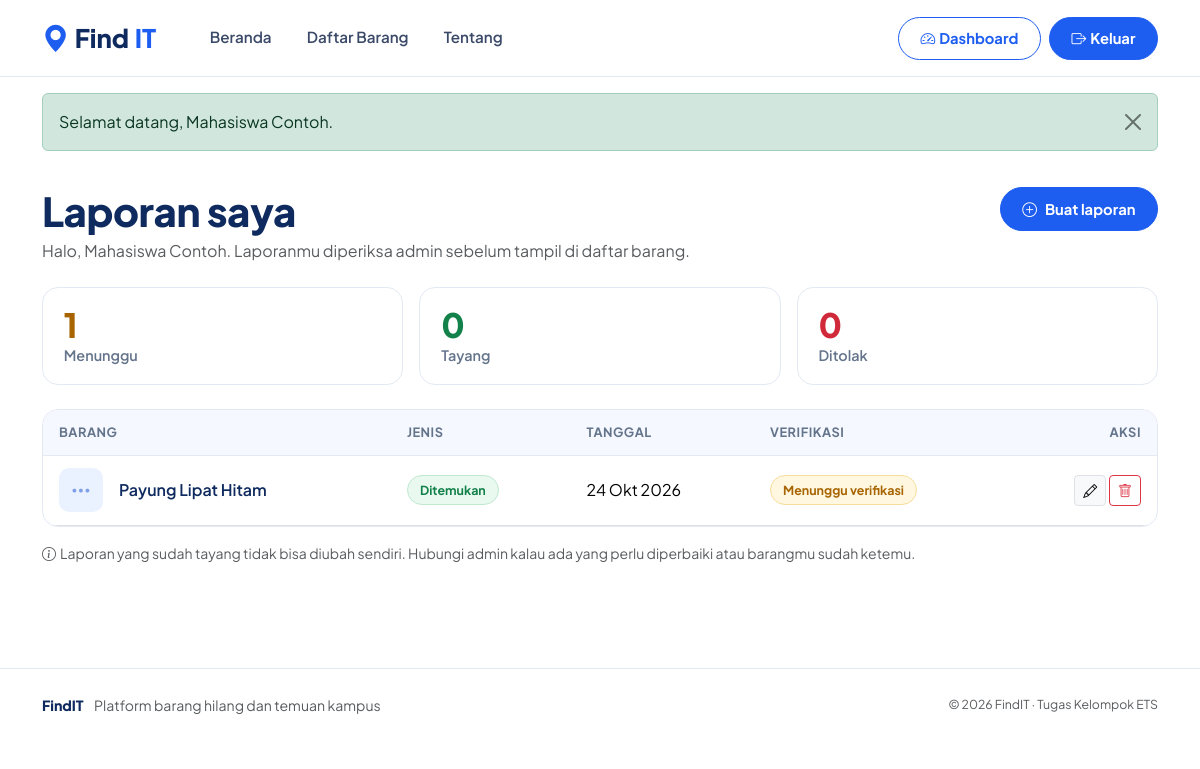
Page /user/dashboard.php (signed in) on the committed database.
### tables this page shows
CREATE TABLE barang (
  id INT AUTO_INCREMENT PRIMARY KEY,
  judul VARCHAR(150) NOT NULL,
  deskripsi TEXT,
  kategori_id INT NULL,
  lokasi VARCHAR(100),
  tanggal DATE,
  status ENUM('hilang','ditemukan','dikembalikan') NOT NULL DEFAULT 'hilang',
  verifikasi ENUM('pending','disetujui','ditolak') NOT NULL DEFAULT 'disetujui',
  catatan_admin VARCHAR(255) NULL,
  foto VARCHAR(255) NULL,
  kontak VARCHAR(100),
  created_by INT NULL,
  created_at TIMESTAMP NOT NULL DEFAULT CURRENT_TIMESTAMP,
  CONSTRAINT fk_barang_kategori FOREIGN KEY (kategori_id) REFERENCES kategori(id) ON DELETE SET NULL,
  CONSTRAINT fk_barang_user FOREIGN KEY (created_by) REFERENCES users(id) ON DELETE SET NULL
);

CREATE TABLE kategori (
  id INT AUTO_INCREMENT PRIMARY KEY,
  nama VARCHAR(50) NOT NULL
);

### includes/auth.php (called while the page is built, shortened)
<?php
require_once __DIR__ . '/../config/koneksi.php';
function user() { return $_SESSION['user'] ?? null; }

### config/koneksi.php (called while the page is built, shortened)
<?php
$DB_HOST = 'localhost';
$DB_USER = 'root';
$DB_PASS = '';
$DB_NAME = 'findit_db';
$conn = @mysqli_connect($DB_HOST, $DB_USER, $DB_PASS, $DB_NAME);
mysqli_set_charset($conn, 'utf8mb4');
function e($s) { return htmlspecialchars((string)$s, ENT_QUOTES, 'UTF-8'); }
function url($path = '') { return BASE_URL . '/' . ltrim($path, '/'); }
function tgl($date) {
    $bulan = ['', 'Jan', 'Feb', 'Mar', 'Apr', 'Mei', 'Jun', 'Jul', 'Agu', 'Sep', 'Okt', 'Nov', 'Des'];
    $t = strtotime($date);
    return date('j', $t) . ' ' . $bulan[(int)date('n', $t)] . ' ' . date('Y', $t);
}
function db_all($sql, $types = '', $params = []) {
    global $conn;
    $stmt = mysqli_prepare($conn, $sql);
    if ($types !== '') mysqli_stmt_bind_param($stmt, $types, ...$params);
    mysqli_stmt_execute($stmt);
    $res = mysqli_stmt_get_result($stmt);
    $rows = $res ? mysqli_fetch_all($res, MYSQLI_ASSOC) : [];
    return $rows;
}
function status_label($s) {
    $m = ['hilang' => 'Hilang', 'ditemukan' => 'Ditemukan', 'dikembalikan' => 'Dikembalikan'];
    return $m[$s] ?? $s;
}
function verifikasi_label($v) {
    $m = ['pending' => 'Menunggu verifikasi', 'disetujui' => 'Tayang', 'ditolak' => 'Ditolak'];
    return $m[$v] ?? $v;
}
function kategori_icon($nama) {
    $m = ['Elektronik' => 'bi-laptop', 'Tas & Dompet' => 'bi-bag', 'Dokumen' => 'bi-file-earmark-text',
          'Pakaian' => 'bi-tag', 'Aksesoris' => 'bi-watch', 'Lainnya' => 'bi-three-dots'];
    return $m[$nama] ?? 'bi-box-seam';
}

### user/dashboard.php (the view, shortened to what this page needs)
<?php
require '../includes/auth.php';
$uid = user()['id'];
$rows = db_all(
    "SELECT b.*, k.nama AS kategori FROM barang b LEFT JOIN kategori k ON k.id = b.kategori_id
     WHERE b.created_by = ? ORDER BY b.created_at DESC, b.id DESC", 'i', [$uid]
);
require '../includes/header.php';
?>
<div class="container page-pad">
  <div class="d-flex flex-wrap justify-content-between align-items-start gap-3 mb-4">
    <div>
      <h1 class="page-title mb-1">Laporan saya</h1>
      <p class="text-muted mb-0">Halo, <?= e(user()['nama']) ?>. Laporanmu diperiksa admin sebelum tampil di daftar barang.</p>
    </div>
    <a class="btn btn-pill btn-pill-fill" href="<?= url('user/lapor.php') ?>"><i class="bi bi-plus-circle me-2"></i>Buat laporan</a>
  </div>
  <div class="row g-3 mb-4">
    <div class="col-4"><div class="stat stat-pending"><span><?= $s['pending'] ?></span>Menunggu</div></div>
    <div class="col-4"><div class="stat stat-ditemukan"><span><?= $s['disetujui'] ?></span>Tayang</div></div>
    <div class="col-4"><div class="stat stat-hilang"><span><?= $s['ditolak'] ?></span>Ditolak</div></div>
  </div>
  <div class="table-card">
    <div class="table-responsive">
      <table class="table align-middle mb-0">
        <thead><tr><th>Barang</th><th>Jenis</th><th>Tanggal</th><th>Verifikasi</th><th class="text-end">Aksi</th></tr></thead>
        <tbody>
        <?php foreach ($rows as $r): ?>
          <tr>
            <td>
              <div class="d-flex align-items-center gap-3">
                <?php if ($r['foto']): ?>
                  <img class="thumb" src="<?= url('assets/uploads/' . e($r['foto'])) ?>" alt="">
                <?php else: ?>
                  <span class="thumb thumb-icon"><i class="bi <?= kategori_icon($r['kategori']) ?>"></i></span>
                <?php endif; ?>
                <div>
                  <a class="fw-semibold text-decoration-none text-ink" href="<?= url('detail.php?id=' . $r['id']) ?>"><?= e($r['judul']) ?></a>
                </div>
              </div>
            </td>
            <td><span class="status status-inline status-<?= e($r['status']) ?>"><?= status_label($r['status']) ?></span></td>
            <td class="text-nowrap"><?= tgl($r['tanggal']) ?></td>
            <td><span class="status status-inline status-<?= e($r['verifikasi']) ?>"><?= verifikasi_label($r['verifikasi']) ?></span></td>
            <td class="text-end text-nowrap">
              <?php if ($r['verifikasi'] !== 'disetujui'): ?>
                <a class="btn btn-sm btn-light border" href="<?= url('user/edit.php?id=' . $r['id']) ?>" title="<?= $r['verifikasi'] === 'ditolak' ? 'Perbaiki dan kirim ulang' : 'Ubah' ?>" aria-label="Ubah"><i class="bi bi-pencil"></i></a>
                <form method="post" action="<?= url('user/hapus.php') ?>" class="d-inline" data-confirm="Hapus laporan &quot;<?= e($r['judul']) ?>&quot;?">
                  <button class="btn btn-sm btn-outline-danger" title="Hapus" aria-label="Hapus"><i class="bi bi-trash"></i></button>
                </form>
              <?php else: ?>
                <a class="btn btn-sm btn-light border" href="<?= url('detail.php?id=' . $r['id']) ?>" title="Lihat" aria-label="Lihat"><i class="bi bi-eye"></i></a>
              <?php endif; ?>
            </td>
          </tr>
        <?php endforeach; ?>
        </tbody>
      </table>
    </div>
  </div>
  <p class="text-muted small mt-3"><i class="bi bi-info-circle me-1"></i>Laporan yang sudah tayang tidak bisa diubah sendiri. Hubungi admin kalau ada yang perlu diperbaiki atau barangmu sudah ketemu.</p>
</div>
<?php require '../includes/footer.php'; ?>

### assets/css/style.css (style rules this page uses)
:root { --blue: #1d5df0; --blue-dark: #1648c4; --navy: #0e2a5e; --ink: #1b2b4b; --muted: #64748b; --line: #e3e9f3; --sky: #eaf2ff; --sky-2: #f5f8ff; --radius: 16px; --shadow: 0 6px 24px rgba(20, 52, 120, .08); }
body { font-family: 'Plus Jakarta Sans', system-ui, sans-serif; color: var(--ink); background: #fff; }
h1, h2, h3, h4 { color: var(--navy); font-weight: 800; letter-spacing: -.01em; }
a { color: var(--blue); }
.text-ink { color: var(--navy) !important; }
.page-pad { padding-top: 2.25rem; padding-bottom: 3.5rem; }
.btn-pill { border-radius: 999px; font-weight: 700; font-size: .92rem; padding: .6rem 1.35rem; border: 1.5px solid var(--blue); display: inline-flex; align-items: center; justify-content: center; transition: background .15s, color .15s, transform .15s; }
.btn-pill-fill { background: var(--blue); color: #fff; }
.status { display: inline-block; font-size: .78rem; font-weight: 700; padding: .28rem .75rem; border-radius: 999px; border: 1px solid transparent; }
.status-ditemukan { background: #e9f9ef; color: #13814a; border-color: #bfe8cf; }
.status-inline { position: static; }
.page-title { font-size: clamp(1.8rem, 4vw, 2.5rem); }
.stat { background: #fff; border: 1px solid var(--line); border-radius: var(--radius); padding: 1.1rem 1.3rem; color: var(--muted); font-weight: 600; font-size: .9rem; }
.stat span { display: block; font-size: 2.1rem; font-weight: 800; line-height: 1.1; margin-bottom: .1rem; }
.stat-hilang span { color: #d02a3a; }
.stat-ditemukan span { color: #13814a; }
.table-card { background: #fff; border: 1px solid var(--line); border-radius: var(--radius); overflow: hidden; }
.table-card .table { --bs-table-bg: transparent; }
.table-card thead th { background: var(--sky-2); color: var(--muted); font-size: .8rem; text-transform: uppercase; letter-spacing: .04em; border-bottom: 1px solid var(--line); padding: .8rem 1rem; white-space: nowrap; }
.table-card td { padding: .8rem 1rem; }
.thumb, .thumb-lg { object-fit: cover; border-radius: 10px; background: var(--sky); }
.thumb { width: 44px; height: 44px; flex: none; }
.thumb-icon { display: grid; place-items: center; color: #7fa0e8; font-size: 1.3rem; }
.status-pending { background: #fff7e0; color: #a76400; border-color: #f6dd9a; }
.stat-pending span { color: #a76400; }

### rows in the picture
barang: judul "Payung Lipat Hitam", status "Ditemukan", tanggal "24 Okt 2026", verifikasi "Menunggu verifikasi"

### other values in the picture
$flash['msg'] "Selamat datang, Mahasiswa Contoh."
user()['nama'] "Mahasiswa Contoh"
$s['pending'] "1"
$s['disetujui'] "0"
$s['ditolak'] "0"
